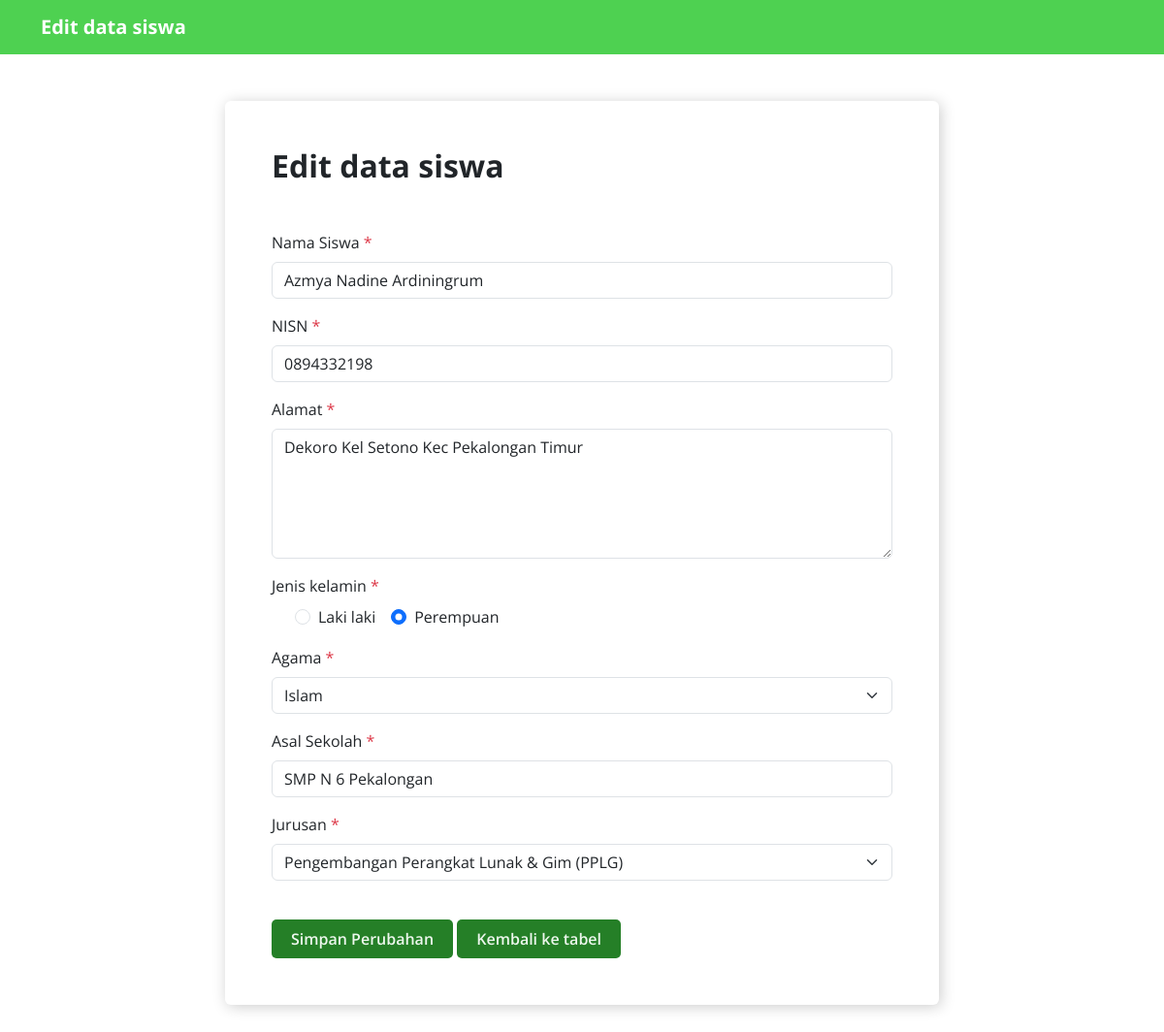
Screenshot of /editdatasiswa.php?id=21 with the database file from the repository.
### tables this page shows
CREATE TABLE `students` (
  `id` int(11) NOT NULL,
  `nama_siswa` varchar(255) NOT NULL,
  `nisn` varchar(250) NOT NULL,
  `nis` int(6) NOT NULL,
  `alamat` varchar(255) NOT NULL,
  `jenis_kelamin` varchar(255) NOT NULL,
  `agama` varchar(255) NOT NULL,
  `asal_sekolah` varchar(255) NOT NULL,
  `jurusan` varchar(250) NOT NULL,
  `password` varchar(200) DEFAULT NULL,
  `created_at` timestamp NOT NULL DEFAULT current_timestamp()
);

### functions.php (called while the page is built, shortened)
<?php
$connection = mysqli_connect('localhost', 'root', '', 'students_collection');
function getDetailStudent(string $id): array
{
    global $connection;
    $query = "SELECT * FROM students WHERE id = $id LIMIT 1";
    $result = mysqli_query($connection, $query);
    return mysqli_fetch_assoc($result) ?? [];
}

### editdatasiswa.php (the view, shortened to what this page needs)
<?php
require './functions.php';
$id = $_GET['id'] ?? '';
$dataStudent = getDetailStudent($id);
?>
<!DOCTYPE html>
<html lang="en">
<head>
    <link rel="stylesheet" href="./assets/css/bootstrap.min.css">
    <link rel="stylesheet" href="./assets/css/style.css">
</head>
<body class="font-primary">
    <nav class="navbar navbar-expand-lg bg-sc-primary">
        <div class="container">
            <a class="navbar-brand text-white fw-bold" href="index.php">Edit data siswa</a>
        </div>
    </nav>
    <div class="container">
        <div class="row mt-5">
            <div class="col-lg-8 mx-auto">
                <div class="card p-5">
                    <h2 class="fw-bold mb-5">Edit data siswa</h2>
                    <form action="" method="post">
                        <div class="mb-3">
                            <label for="nama_siswa" class="form-label">Nama Siswa <span class="text-danger">*</span></label>
                            <input type="text" placeholder="Nama Lengkap" name="nama_siswa" class="form-control" id="nama_siswa" value="<?php echo $dataStudent['nama_siswa'] ?>" required>
                        </div>
                        <div class="mb-3">
                            <label for="nisn" class="form-label">NISN <span class="text-danger">*</span></label>
                            <input type="number" placeholder="NISN" name="nisn" class="form-control" id="nisn" value="<?php echo $dataStudent['nisn'] ?>" required>
                        </div>
                        <div class="mb-3">
                            <label for="alamat" class="form-label">Alamat <span class="text-danger">*</span></label>
                            <textarea name="alamat" placeholder="Alamat Lengkap" id="alamat" class="form-control" rows="5" required><?php echo $dataStudent['alamat'] ?></textarea>
                        </div>
                        <div class="mb-3">
                            <label class="form-label" for="jenis_kelamin">Jenis kelamin <span class="text-danger">*</span></label>
                            <div class="d-flex gap-3 mx-4">
                                <div class="form-check">
                                    <input class="form-check-input" type="radio" name="jenis_kelamin" id="laki_laki" value="Laki laki" <?php echo $dataStudent['jenis_kelamin'] == 'Laki laki' ? 'checked' : '' ?>>
                                    <label class="form-check-label" for="laki_laki">
                                        Laki laki
                                    </label>
                                </div>
                                <div class="form-check">
                                    <input class="form-check-input" type="radio" name="jenis_kelamin" id="perempuan" value="Perempuan" <?php echo $dataStudent['jenis_kelamin'] == 'Perempuan' ? 'checked' : '' ?>>
                                    <label class="form-check-label" for="perempuan">
                                        Perempuan
                                    </label>
                                </div>
                            </div>
                        </div>
                        <div class="mb-3">
                            <label for="agama" class="form-label">Agama <span class="text-danger">*</span></label>
                            <select class="form-select" id="agama" name="agama" aria-label="Default select example" required>
                                <option value="Islam" <?php echo $dataStudent['agama'] == 'Islam' ? 'selected' : '' ?>>Islam</option>
                            </select>
                        </div>
                        <div class="mb-3">
                            <label for="asal_sekolah" class="form-label">Asal Sekolah <span class="text-danger">*</span></label>
                            <input type="text" value="<?php echo $dataStudent['asal_sekolah'] ?>" name="asal_sekolah" class="form-control" id="asal_sekolah" required>
                        </div>
                        <div class="mb-3">
                            <label for="jurusan" class="form-label">Jurusan <span class="text-danger">*</span></label>
                            <select class="form-select" id="jurusan" name="jurusan" aria-label="Default select example" required>
                                <option value="Pengembangan Perangkat Lunak & Gim" <?php echo $dataStudent['jurusan'] == 'Pengembangan Perangkat Lunak & Gim' ? 'selected' : '' ?>>Pengembangan Perangkat Lunak & Gim (PPLG)</option>
                            </select>
                        </div>
                        <button type="submit" class="btn btn-primary mt-4">Simpan Perubahan</button>
                        <a href="datapendaftar.php" class="btn btn-primary mt-4">Kembali ke tabel</a>
                    </form>
                </div>
            </div>
        </div>
    </div>
</body>
</html>

### assets/css/style.css (style rules this page uses)
:root { --color-primary: #4ED151; --color-secondary: #257F27; --color-white: #EDF7ED ; --color-dark: #184F1A; --font-primary: "Open Sans", sans-serif; }
.font-primary { font-family: var(--font-primary); }
.bg-sc-primary { background-color: var(--color-primary); }
.text-white { color: var(--color-white); }
.btn-primary { padding: 8px 20px; font-weight: 600; background-color: var(--color-secondary); border: 0; color: var(--color-white); border-radius: 5px; -webkit-border-radius: 5px; -moz-border-radius: 5px; -ms-border-radius: 5px; -o-border-radius: 5px; transition: all .3s ease; -webkit-transition: all .3s ease; -moz-transition: all .3s ease; -ms-transition: all .3s ease; -o-transition: all .3s ease; }
.card { border: 0; box-shadow: 2px 2px 15px rgba(0, 0, 0, .2); }

### rows the page displays
students: nama_siswa "Azmya Nadine Ardiningrum", nisn "0894332198", alamat "Dekoro Kel Setono Kec Pekalongan Timur", jenis_kelamin "☐ Laki laki", jenis_kelamin "☑ Perempuan", agama "Islam", asal_sekolah "SMP N 6 Pekalongan", jurusan "Pengembangan Perangkat Lunak & Gim (PPLG)"
